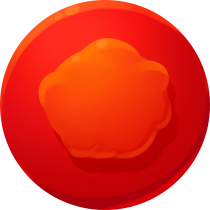
#> input picture Assets/Game field/Objects/Main/red.png, 210 x 210 px, found by its file name
$ python sdf.py
#> lines starting #> are read from the running program, lines starting #| are printed output that depends on the picture; after the words box and inside, x2 and y2 are one past the last pixel; in counts of white or black regions, pixels touching at a corner belong together
### Tools/ChipLit/pipeline.py
#!/usr/bin/env python3
"""Builds chip albedo+normal textures from MCP outputs and simulates the ChipLit shader."""
import numpy as np
from PIL import Image, ImageFilter
import os, json, sys

SP = os.path.dirname(os.path.abspath(__file__))
ASSETS = "/Users/andreizenkovich/work/PetStory/Assets"
REFS = {
    "red":  f"{ASSETS}/Game field/Objects/Main/red.png",
    "blue": f"{ASSETS}/Game field/Objects/Main/blue.png",
    "leaf": f"{ASSETS}/Game field/Objects/leaf.png",
}
WORK = 512  # internal supersample max dimension


def load_rgba(path, size=None):
#> called with size = (420, 420)
    img = Image.open(path).convert("RGBA")
#> img is the input picture: PIL image 210x210 RGBA; mean R, G, B, A 178.6, 25, 9.7, 200.3
    if size is not None:
        img = img.resize(size, Image.LANCZOS)
#> img: PIL image 420x420 RGBA
    return np.asarray(img).astype(np.float32) / 255.0


def to_img(arr):
    return Image.fromarray((np.clip(arr, 0, 1) * 255).astype(np.uint8))


# [326 lines left out: functions gauss, work_size, chamfer_dt, clean_mask, fill_holes, dilate_rgb and 6 more, not called in this run]


DEFAULT_PARAMS = {
    "lightDir": [-0.10, 0.52], "diffPow": 1.6, "diffuse": 0.85, "ambient": 0.35,
    "specular": 0.55, "shininess": 42.0, "rim": 0.55, "rimPow": 1.7,
    "fill": 0.35, "shadowTint": [0.9, 0.55, 0.85], "specColor": [1.0, 1.0, 1.0],
}

LIGHT_DIR = [-0.18, 0.55]  # single abstract world light shared by every chip

PARAMS = {
    "red": {**DEFAULT_PARAMS, "lightDir": LIGHT_DIR, "diffPow": 2.1, "diffuse": 1.0,
            "ambient": 0.28, "specular": 0.85, "shininess": 30.0, "rim": 0.85, "rimPow": 1.35,
            "fill": 0.25, "shadowTint": [0.85, 0.45, 0.75]},
    "blue": {**DEFAULT_PARAMS, "lightDir": LIGHT_DIR, "diffPow": 2.1, "diffuse": 1.0,
             "ambient": 0.30, "specular": 0.85, "shininess": 30.0, "rim": 0.80, "rimPow": 1.35,
             "fill": 0.30, "shadowTint": [0.55, 0.75, 1.0]},
    "leaf": {**DEFAULT_PARAMS, "lightDir": LIGHT_DIR, "diffPow": 1.5, "diffuse": 0.9,
             "ambient": 0.42, "specular": 0.65, "shininess": 26.0, "rim": 0.50, "rimPow": 1.6,
             "fill": 0.20, "shadowTint": [0.55, 0.9, 0.5]},
}


# [32 lines left out: function calibrate_albedo, not called in this run]


# [14 lines that do not run on import are left out]

### Tools/ChipLit/sdf.py
#!/usr/bin/env python3
"""SDF chip model: distance-field textures + the layered shader simulator.

DF texture (per chip): R = base circle signed DF, G = icon signed DF,
B = 0, A = silhouette alpha. Distances encoded as 0.5 + d_px/(2*DF_RANGE),
positive inside. Texture size TEX px, sprite renders at REF size.
"""
import numpy as np
from PIL import Image
import os, sys, json

SP = os.path.dirname(os.path.abspath(__file__))
sys.path.insert(0, SP)
from pipeline import REFS, gauss, chamfer_dt, clean_mask, load_rgba, to_img

TEX = 420
DF_RANGE = 128.0  # px, encoded half-range


# [18 lines left out: functions signed_df, load_df, not called in this run]


def build_df(name):
    ref_a = load_rgba(REFS[name], (TEX, TEX))[..., 3]
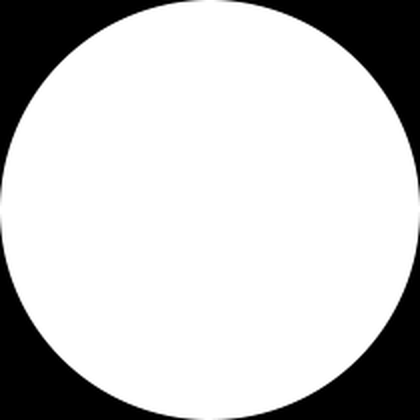
#> ref_a: shape (420, 420) float32; min 0, max 1, mean 0.785
    base_mask = (ref_a > 0.5).astype(np.float32)
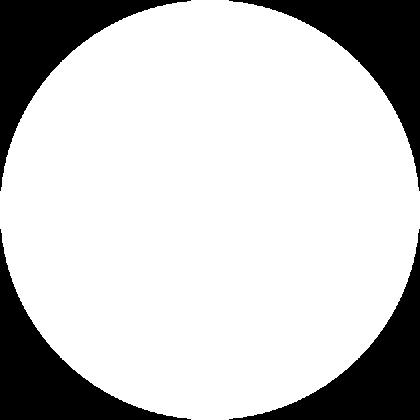
#> base_mask: shape (420, 420) float32; values 0 (black) and 1 (white), 78.6% white; 4 black regions, box (x1, y1, x2, y2) and area: (0, 229, 191, 420) 9459, (229, 229, 420, 420) 9459, (0, 0, 191, 191) 9458, (229, 0, 420, 191) 9458
    ys, xs = np.nonzero(base_mask)
    cy, cx = ys.mean(), xs.mean()
#> cy = 209.5; cx = 209.5
    R = np.hypot(ys - cy, xs - cx).max()
#> R = 210.3
    yy, xx = np.mgrid[0:TEX, 0:TEX]
    base_sd = R - np.hypot(yy - cy, xx - cx)  # analytic circle: positive inside
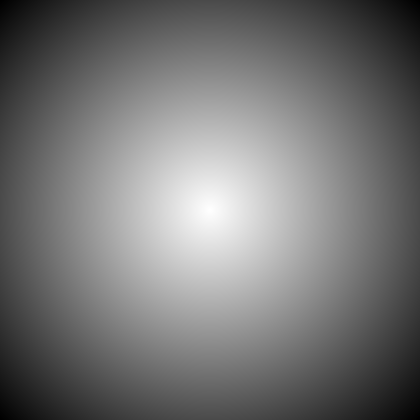
#> base_sd: shape (420, 420) float64; min -85.96, max 209.6, mean 49.6; drawn with min black and max white

    icon = load_rgba(f"{SP}/{name}_inner_mask.png", (TEX, TEX))[..., :3].mean(-1)
    icon = clean_mask(icon)
    sd_sigma = 1.4 if name == "orange" else 2.0
    icon_sd = gauss(signed_df(np.where(icon > 0.5, 1.0, 0.0).astype(np.float32)), sd_sigma)

    # smoothed outward gradient of the icon DF, baked so the shader needs no runtime
    # derivatives (the raw gradient angle combs the angular LUT on the wavy contour);
    # stored in sprite space (y up), independent of sampling orientation
    grad_sigma = 2.5
    gyd, gxd = np.gradient(gauss(icon_sd, grad_sigma))
    gdir = np.stack([gxd, -gyd], -1)
    gdir = -gdir/np.maximum(np.linalg.norm(gdir, axis=-1, keepdims=True), 1e-6)

    out = np.zeros((TEX, TEX, 4), np.float32)
    out[..., 0] = np.clip(0.5 + base_sd/(2*DF_RANGE), 0, 1)
    out[..., 1] = np.clip(0.5 + icon_sd/(2*DF_RANGE), 0, 1)
    out[..., 2] = gdir[..., 0]*0.5 + 0.5
    out[..., 3] = gdir[..., 1]*0.5 + 0.5
    to_img(out).save(f"{SP}/{name}_df.png")

    # alpha is derived from the base DF in the shader: fit offset/softness to the
    # hand-drawn reference silhouette (its edge is not a perfect analytic circle)
    band = np.abs(base_sd) < 6
    best = (0.0, 1.5, 1e9)
    for off in np.linspace(-2.5, 2.5, 26):
        for soft in np.linspace(0.6, 3.5, 15):
            a = np.clip((base_sd - (off - soft))/(2*soft), 0, 1)
            a = a*a*(3 - 2*a)
            e = np.abs(a - ref_a)[band].mean()
            if e < best[2]:
                best = (float(off), float(soft), float(e))
    meta = dict(cx=float(cx)/TEX, cy=float(cy)/TEX, R=float(R)/TEX,
                alphaOff=best[0], alphaSoft=best[1])
    json.dump(meta, open(f"{SP}/{name}_df.json", "w"))
    print(f"{name}: df saved, center=({meta['cx']:.3f},{meta['cy']:.3f}) R={meta['R']:.3f}")
    return meta


# ---------------- layered simulator (reference implementation of chip_sdf.frag) --------

def smoothstep(e0, e1, x):
    t = np.clip((x - e0)/np.maximum(e1 - e0, 1e-6), 0, 1)
    return t*t*(3 - 2*t)


# [158 lines left out: functions band, render_sdf, not called in this run]


LUT_W = 64          # azimuth bins (relative to the light direction)
LUT_RIM_RANGE = 40.0    # px of base_d covered by the rim LUT
LUT_ICON_RANGE = 20.0   # px of icon_d covered by the icon LUT
LUT_ROWS = 24       # rows 1..9 = base rim, rows 14..22 = icon edge


# [74 lines left out: functions build_rim_lut, sample_lut, not called in this run]


if __name__ == "__main__":
    for n in ("red", "blue"):
#> (the run stopped early here; a loop or call above may not have finished)
